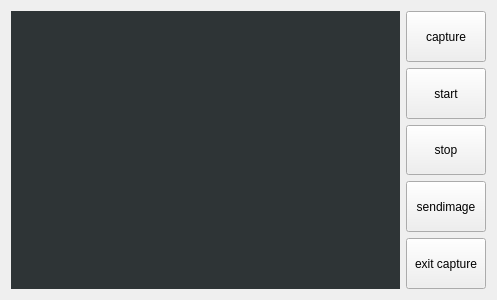
<?xml version="1.0" encoding="UTF-8"?>
<ui version="4.0">
 <class>Camerawidget</class>
 <widget class="QWidget" name="Camerawidget">
  <property name="geometry">
   <rect>
    <x>0</x>
    <y>0</y>
    <width>497</width>
    <height>300</height>
   </rect>
  </property>
  <property name="windowTitle">
   <string>Form</string>
  </property>
  <layout class="QGridLayout" name="gridLayout">
   <item row="5" column="2">
    <widget class="QPushButton" name="sendButton">
     <property name="sizePolicy">
      <sizepolicy hsizetype="Minimum" vsizetype="Expanding">
       <horstretch>0</horstretch>
       <verstretch>0</verstretch>
      </sizepolicy>
     </property>
     <property name="text">
      <string>sendimage</string>
     </property>
    </widget>
   </item>
   <item row="6" column="2">
    <widget class="QPushButton" name="exitButton">
     <property name="sizePolicy">
      <sizepolicy hsizetype="Minimum" vsizetype="MinimumExpanding">
       <horstretch>0</horstretch>
       <verstretch>0</verstretch>
      </sizepolicy>
     </property>
     <property name="text">
      <string>exit capture</string>
     </property>
    </widget>
   </item>
   <item row="3" column="2">
    <widget class="QPushButton" name="startButton">
     <property name="sizePolicy">
      <sizepolicy hsizetype="Minimum" vsizetype="MinimumExpanding">
       <horstretch>0</horstretch>
       <verstretch>0</verstretch>
      </sizepolicy>
     </property>
     <property name="text">
      <string>start</string>
     </property>
    </widget>
   </item>
   <item row="4" column="2">
    <widget class="QPushButton" name="stopButton">
     <property name="sizePolicy">
      <sizepolicy hsizetype="Minimum" vsizetype="MinimumExpanding">
       <horstretch>0</horstretch>
       <verstretch>0</verstretch>
      </sizepolicy>
     </property>
     <property name="text">
      <string>stop</string>
     </property>
    </widget>
   </item>
   <item row="2" column="2">
    <widget class="QPushButton" name="captureButton">
     <property name="sizePolicy">
      <sizepolicy hsizetype="Minimum" vsizetype="MinimumExpanding">
       <horstretch>0</horstretch>
       <verstretch>0</verstretch>
      </sizepolicy>
     </property>
     <property name="text">
      <string>capture</string>
     </property>
    </widget>
   </item>
   <item row="2" column="1" rowspan="5">
    <widget class="QLabel" name="screenlabel">
     <property name="enabled">
      <bool>true</bool>
     </property>
     <property name="sizePolicy">
      <sizepolicy hsizetype="MinimumExpanding" vsizetype="MinimumExpanding">
       <horstretch>0</horstretch>
       <verstretch>0</verstretch>
      </sizepolicy>
     </property>
     <property name="styleSheet">
      <string notr="true">background-color: rgb(46, 52, 54);</string>
     </property>
     <property name="text">
      <string/>
     </property>
    </widget>
   </item>
  </layout>
 </widget>
 <resources/>
 <connections/>
</ui>
